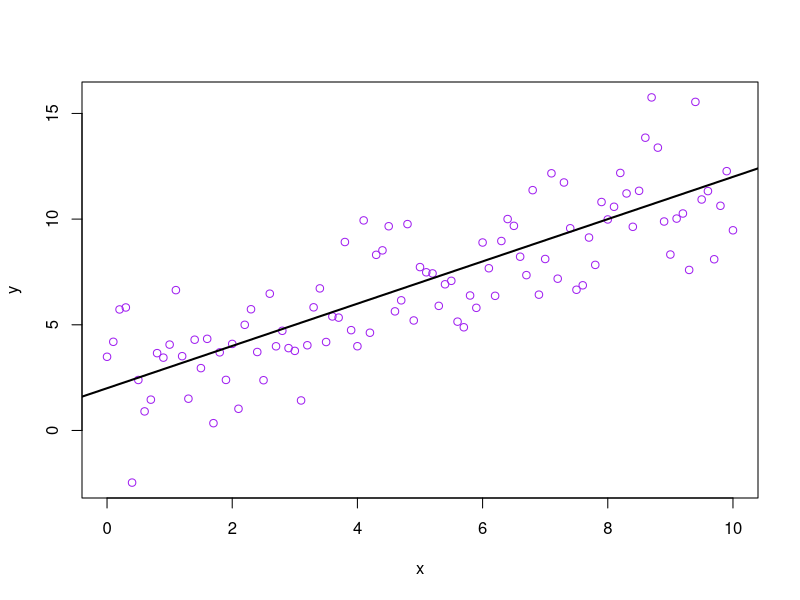
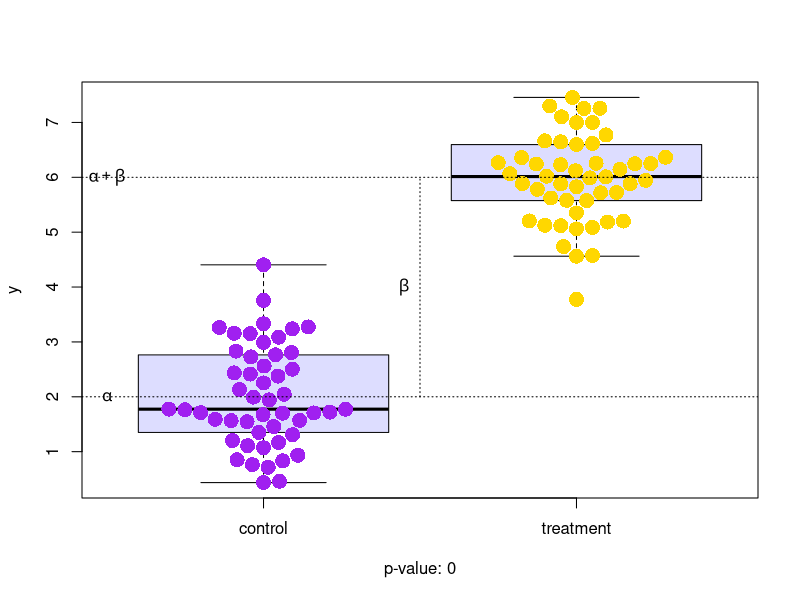
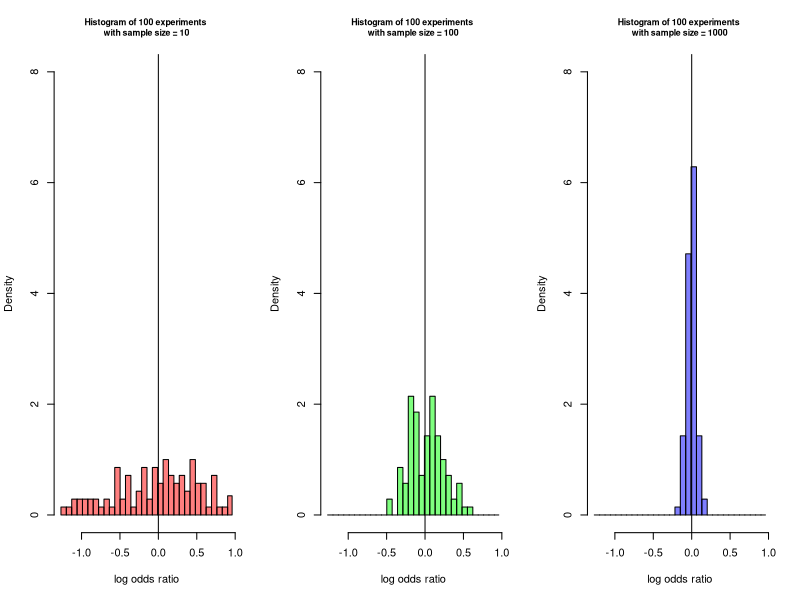
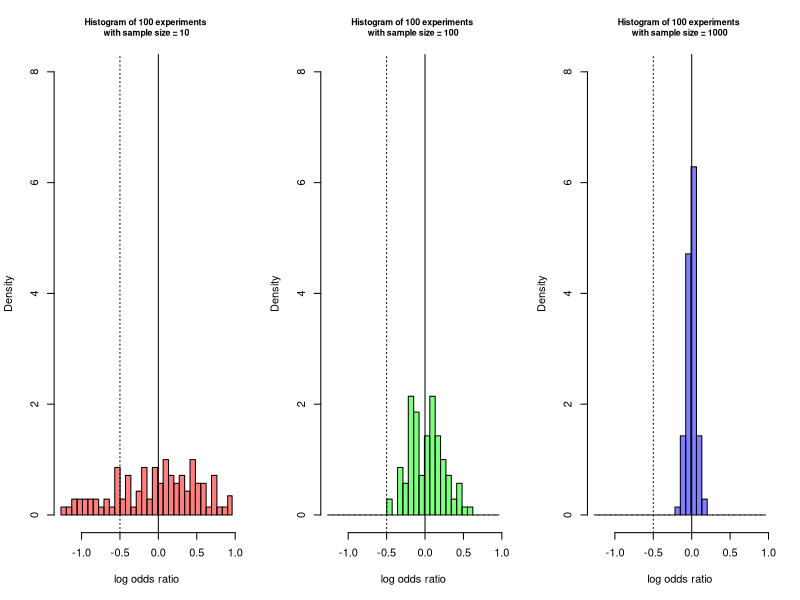
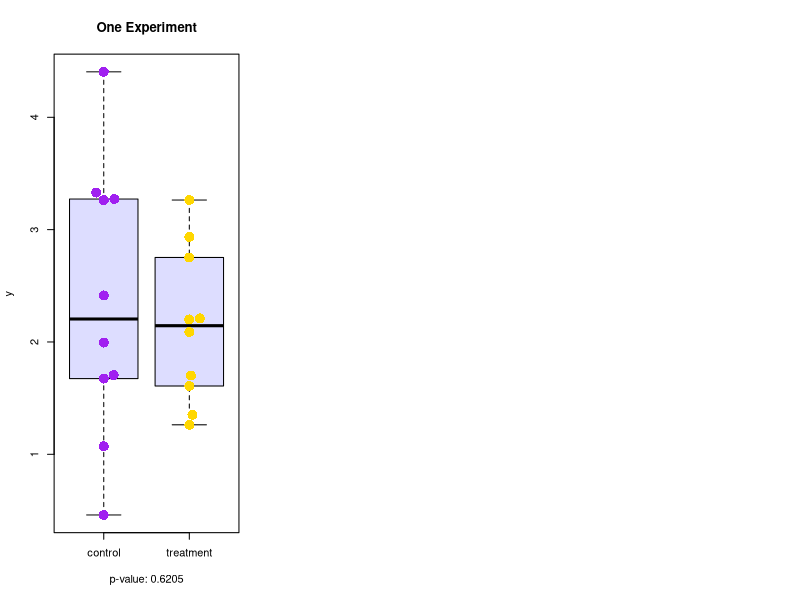
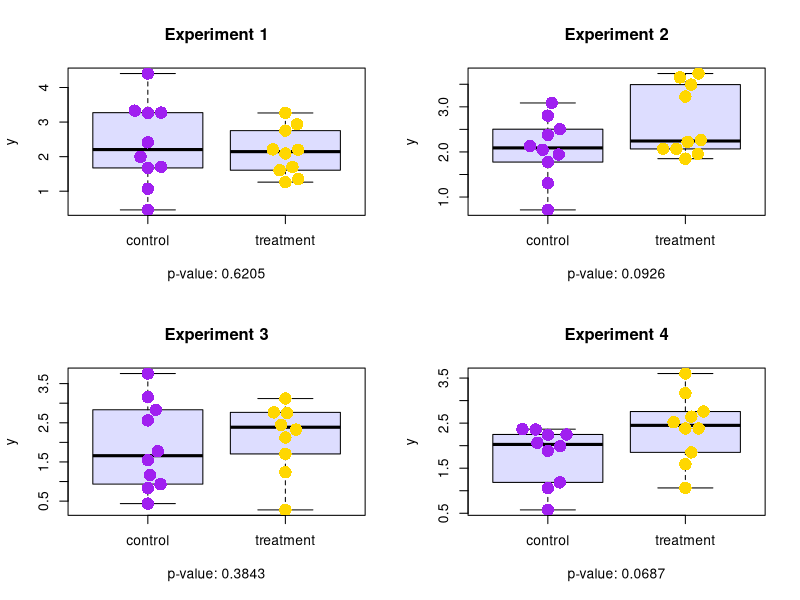
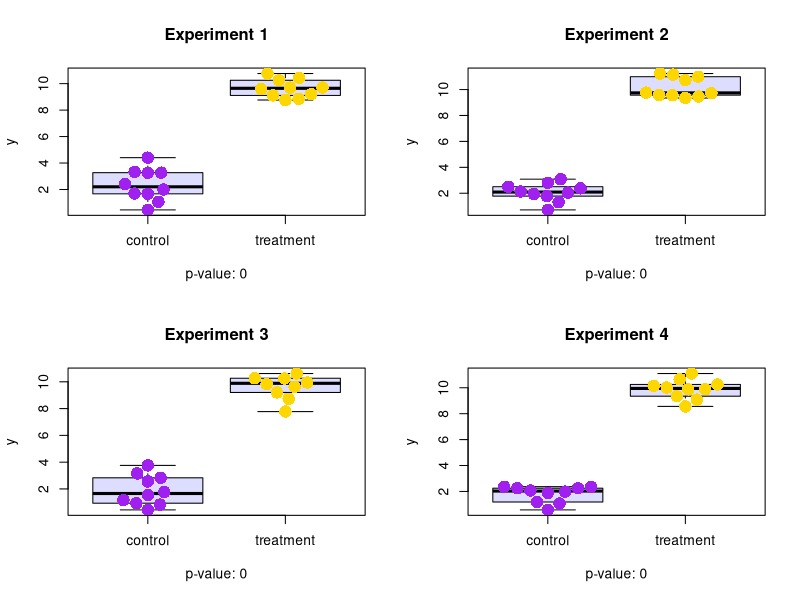
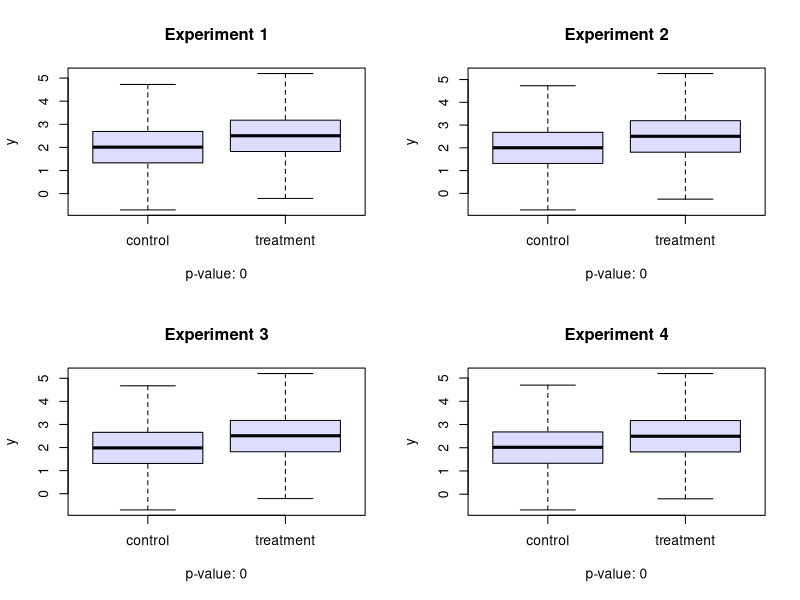

Recreate these plots in R, in order.
## ---- chunk 1
knitr::opts_chunk$set(echo = FALSE)
library(beeswarm)
library(knitr)
library(kableExtra)
beeswarm_sim <- function(n, mean1, mean2, add_means=TRUE, add_beeswarm=TRUE, ...){
  group_1 <- rnorm(n, mean=mean1)
  group_2 <- rnorm(n, mean=mean2)
  df <- data.frame(
    group=c(rep("control", n), rep("treatment", n)),
    y=c(group_1, group_2)
  )
  test <- t.test(group_1, group_2)
  if(add_means){
    boxplot(y ~ group, data=df, col="#0000ff22", cex=2, ..., xlab=paste0("p-value: ", round(test$p.value, 4)), outline=FALSE)
  }
  if(add_beeswarm){
    beeswarm(y ~ group, data=df, add=add_beeswarm, col=c("purple", "gold"), pch=16, cex=2, ..., xlab=paste0("p-value: ", round(test$p.value, 4)))
  }
}
## ---- chunk 2
df <- data.frame(Exposure = c("Exposed", "Unexposed"), 
                 Outcome = linebreak(c("a", "b")), 
                 NoOutcome = linebreak(c("c", "d")))
kable(df, col.names = c("", "Outcome", "No Outcome"), escape = F,
      caption="Example 2x2 Table") %>%
  kable_styling(latex_options = "hold_position")
## ---- chunk 3
x <- seq(0, 10, by=0.1)
y <- 2 + x * 1 + rnorm(length(x), sd=2)
plot(y ~ x, col='purple')
abline(a=2, b=1, col='black', lwd=2)
## ---- chunk 4
df <- data.frame(Data_Type = c("continuous", "counts", "binary"), 
                 Mean = linebreak(c("linear", "log-linear", "logistic-linear")),
                 Link = linebreak(c("g(y) = y",
                                    "g(y) = log(y)",
                                    "g(y) = logit(y)")),
                 Distribution = linebreak(c("Gaussian", "Poisson", "Bernoulli")),
                 Measure = linebreak(c("risk difference", "log risk ratio", "log odds ratio")))
kable(df, col.names = c("Data Type", "Mean", "Link Function", "Statistical Distribution", "Coefficients"), escape = F,
      caption="Common Mean Relationships and Distributions in Epidemiology") %>%
  kable_styling(latex_options = "hold_position", font_size=8) %>% row_spec(0,bold=TRUE)
## ---- chunk 5
set.seed(0)
beeswarm_sim(n=50, mean1=2.0, mean2=6.0)
abline(2.0, 0, lty='dotted')
abline(6.0, 0, lty='dotted')
segments(x0=1.5, x1=1.5, y0=2.0, y1=6.0, lty='dotted')
text(x=0.5, y=2, expression(alpha))
text(x=1.45, y=4, expression(beta))
text(x=0.5, y=6, expression(alpha + beta))
## ---- chunk 6
set.seed(0)
sims <- 100

sims_1 <- replicate(sims, rnorm(10, mean=0, sd=2)) %>% colMeans()
sims_2 <- replicate(sims, rnorm(100, mean=0, sd=2)) %>% colMeans()
sims_3 <- replicate(sims, rnorm(1000, mean=0, sd=2)) %>% colMeans()

lims <- c(min(c(sims_1, sims_2, sims_3)), max(c(sims_1, sims_2, sims_3)))
seqs <- seq(lims[1], lims[2], 0.07)
seqs <- c(seqs, lims[2])

par(mfrow=c(1, 3))
hist(sims_1, col=rgb(1,0,0,0.5), freq=F, main="Histogram of 100 experiments \nwith sample size = 10", xlab="log odds ratio", xlim=lims, breaks=seqs, ylim=c(0, 8), cex.main=0.8)
abline(v=0.0)
hist(sims_2, col=rgb(0,1,0,0.5), freq=F, main="Histogram of 100 experiments \nwith sample size = 100", xlab="log odds ratio", xlim=lims, breaks=seqs, ylim=c(0, 8), cex.main=0.8)
abline(v=0.0)
hist(sims_3, col=rgb(0,0,1,0.5), freq=F, main="Histogram of 100 experiments \nwith sample size = 1000", xlab="log odds ratio", xlim=lims, breaks=seqs, ylim=c(0, 8), cex.main=0.8)
abline(v=0.0)
## ---- chunk 7
set.seed(0)
sims <- 100

sims_1 <- replicate(sims, rnorm(10, mean=0, sd=2)) %>% colMeans()
sims_2 <- replicate(sims, rnorm(100, mean=0, sd=2)) %>% colMeans()
sims_3 <- replicate(sims, rnorm(1000, mean=0, sd=2)) %>% colMeans()

lims <- c(min(c(sims_1, sims_2, sims_3)), max(c(sims_1, sims_2, sims_3)))
seqs <- seq(lims[1], lims[2], 0.07)
seqs <- c(seqs, lims[2])

par(mfrow=c(1, 3))
hist(sims_1, col=rgb(1,0,0,0.5), freq=F, main="Histogram of 100 experiments \nwith sample size = 10", xlab="log odds ratio", xlim=lims, breaks=seqs, ylim=c(0, 8), cex.main=0.8)
abline(v=-0.5, lty='dotted')
abline(v=0.0)
hist(sims_2, col=rgb(0,1,0,0.5), freq=F, main="Histogram of 100 experiments \nwith sample size = 100", xlab="log odds ratio", xlim=lims, breaks=seqs, ylim=c(0, 8), cex.main=0.8)
abline(v=-0.5, lty='dotted')
abline(v=0.0)
hist(sims_3, col=rgb(0,0,1,0.5), freq=F, main="Histogram of 100 experiments \nwith sample size = 1000", xlab="log odds ratio", xlim=lims, breaks=seqs, ylim=c(0, 8), cex.main=0.8)
abline(v=-0.5, lty='dotted')
abline(v=0.0)
## ---- chunk 8
set.seed(0)
beeswarm_sim(n=10, mean1=2.0, mean2=2.5, add_means=TRUE, main="One Experiment")
## ---- chunk 9
set.seed(0)
par(mfrow=c(2, 2))
for(i in 1:4){
  beeswarm_sim(n=10, mean1=2.0, mean2=2.5, add_means=TRUE, main=paste0("Experiment ", i))
}
## ---- chunk 10
set.seed(0)
par(mfrow=c(2, 2))
for(i in 1:4){
  beeswarm_sim(n=10, mean1=2., mean2=10., add_means=TRUE, main=paste0("Experiment ", i))
}
## ---- chunk 11
set.seed(0)
par(mfrow=c(2, 2))
for(i in 1:4){
  beeswarm_sim(n=10000, mean1=2.0, mean2=2.5, add_means=TRUE, add_beeswarm=FALSE, main=paste0("Experiment ", i))
}
